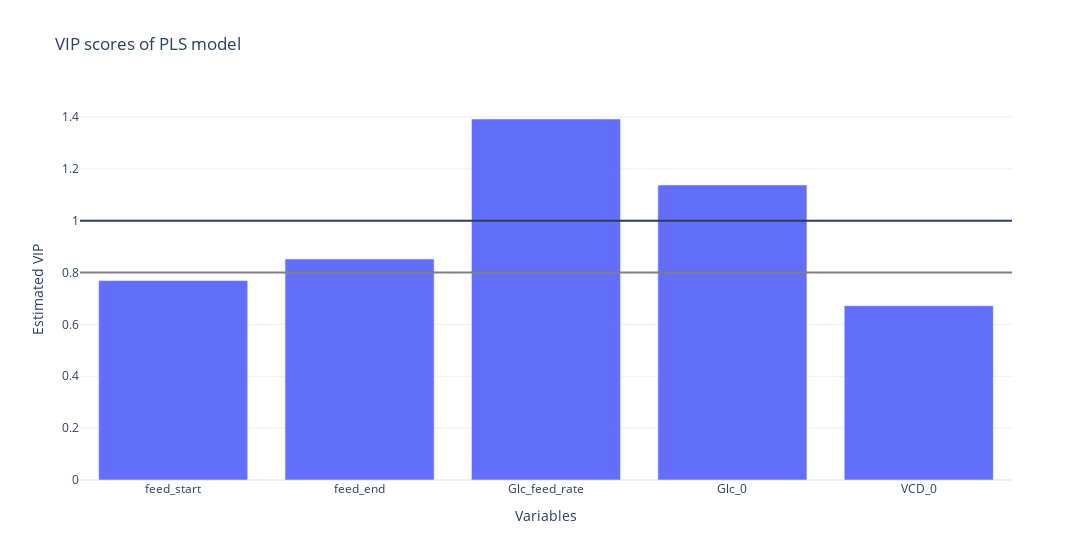

Notebook cell for this chart:
### Markdown cell above
### Train

### Code cell
# Training
pipe = fit_pls_model(
    X=doe,
    y=tar,
    latent_variables=LATENT_VARIABLES,
    polynomial_degree=POLYNOMIAL_DEGREE_PLS,
    interactions_only=INTERACTIONS_ONLY,
)

# Model features and variable importance
plot_pls_model_coef(X=doe, pls_pipeline=pipe)

### Figure 1 — Plotly figure (JSON) as saved in the notebook; plotly's stock layout.template omitted (floating-point values rounded to 4 significant figures)
{"data": [{"alignmentgroup": "True", "hovertemplate": "Variables=%{x}<br>Estimated VIP=%{y}<extra></extra>", "legendgroup": "", "marker": {"color": "#636efa", "pattern": {"shape": ""}}, "name": "", "offsetgroup": "", "orientation": "v", "showlegend": false, "textposition": "auto", "type": "bar", "x": ["feed_start", "feed_end", "Glc_feed_rate", "Glc_0", "VCD_0"], "xaxis": "x", "y": [0.769, 0.8522, 1.392, 1.137, 0.672], "yaxis": "y"}], "layout": {"barmode": "relative", "legend": {"tracegroupgap": 0}, "shapes": [{"type": "line", "x0": 0, "x1": 1, "xref": "x domain", "y0": 1, "y1": 1, "yref": "y"}, {"line": {"color": "gray"}, "type": "line", "x0": 0, "x1": 1, "xref": "x domain", "y0": 0.8, "y1": 0.8, "yref": "y"}], "title": {"text": "VIP scores of PLS model"}, "width": 1600, "xaxis": {"anchor": "y", "domain": [0, 1], "title": {"text": "Variables"}}, "yaxis": {"anchor": "x", "domain": [0, 1], "title": {"text": "Estimated VIP"}}}}
